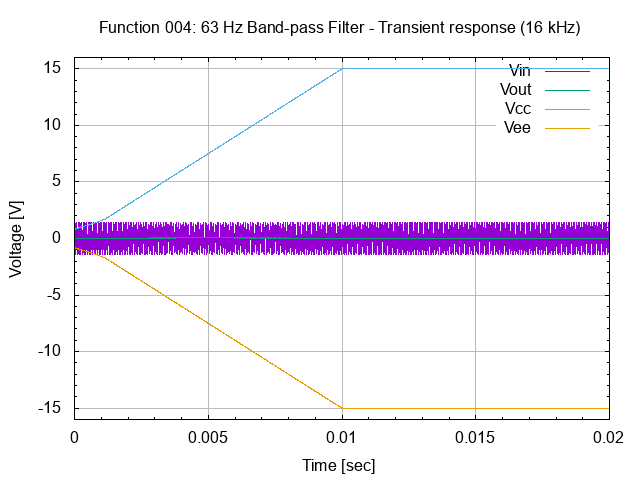

Source code (gnuplot):
# set terminal
set term png

# set graph
set output "26.004.00.01.02.02.png"
set title "Function 004: 63 Hz Band-pass Filter - Transient response (16 kHz)"

# setup Y-axis
set yrange [-16:16]
set grid ytics lt 1 lw 1 lc rgb "#bbbbbb"
set mytics
set ylabel "Voltage [V]"

# setup X-axis
set grid xtics lt 1 lw 1 lc rgb "#bbbbbb"
set mxtics
set  xrange [0:0.02]
set xlabel "Time [sec]"

# setup plot style
set style data lines
plot '26.004.00.01.02.dat' using 1:2 title "Vin", \
     '26.004.00.01.02.dat' using 1:3 title "Vout", \
     '26.004.00.01.02.dat' using 1:4 title "Vcc", \
     '26.004.00.01.02.dat' using 1:5 title "Vee"

# set output back to default
set output

# reset terminal type
set terminal pop
